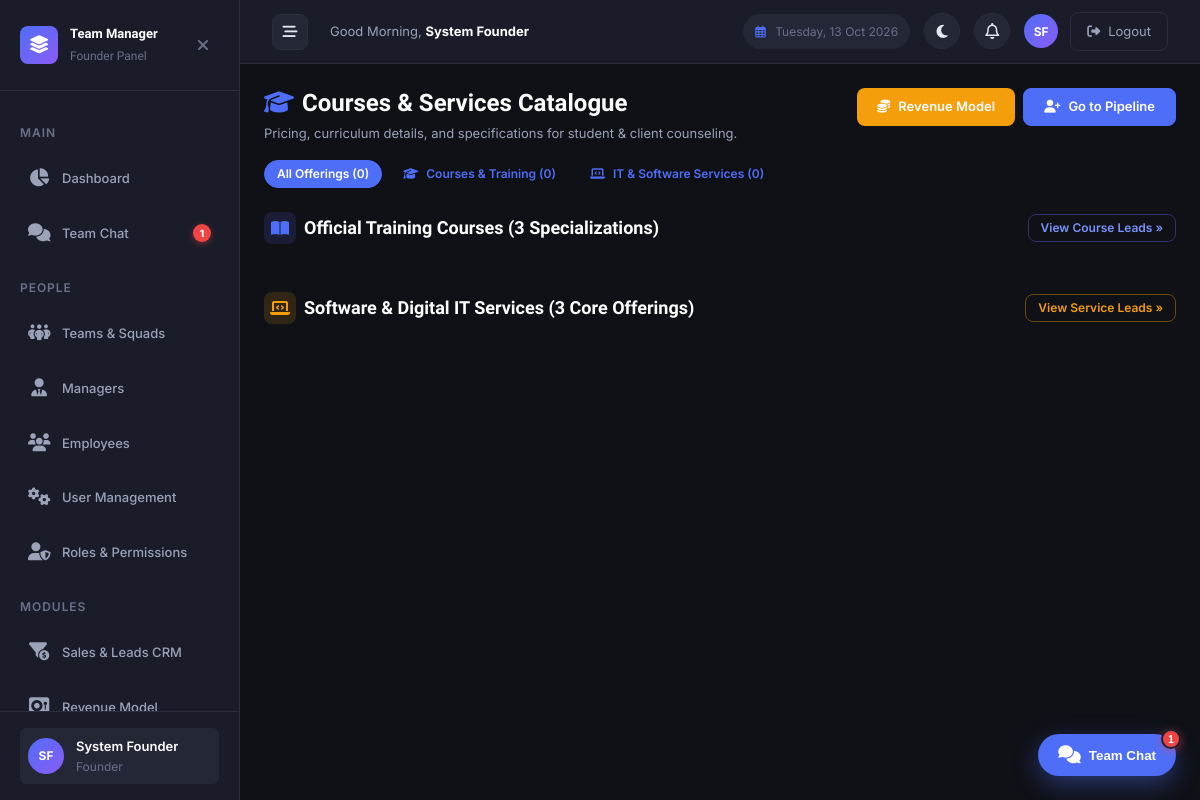
Before: /sales/offerings.php (signed in) with the older database file.
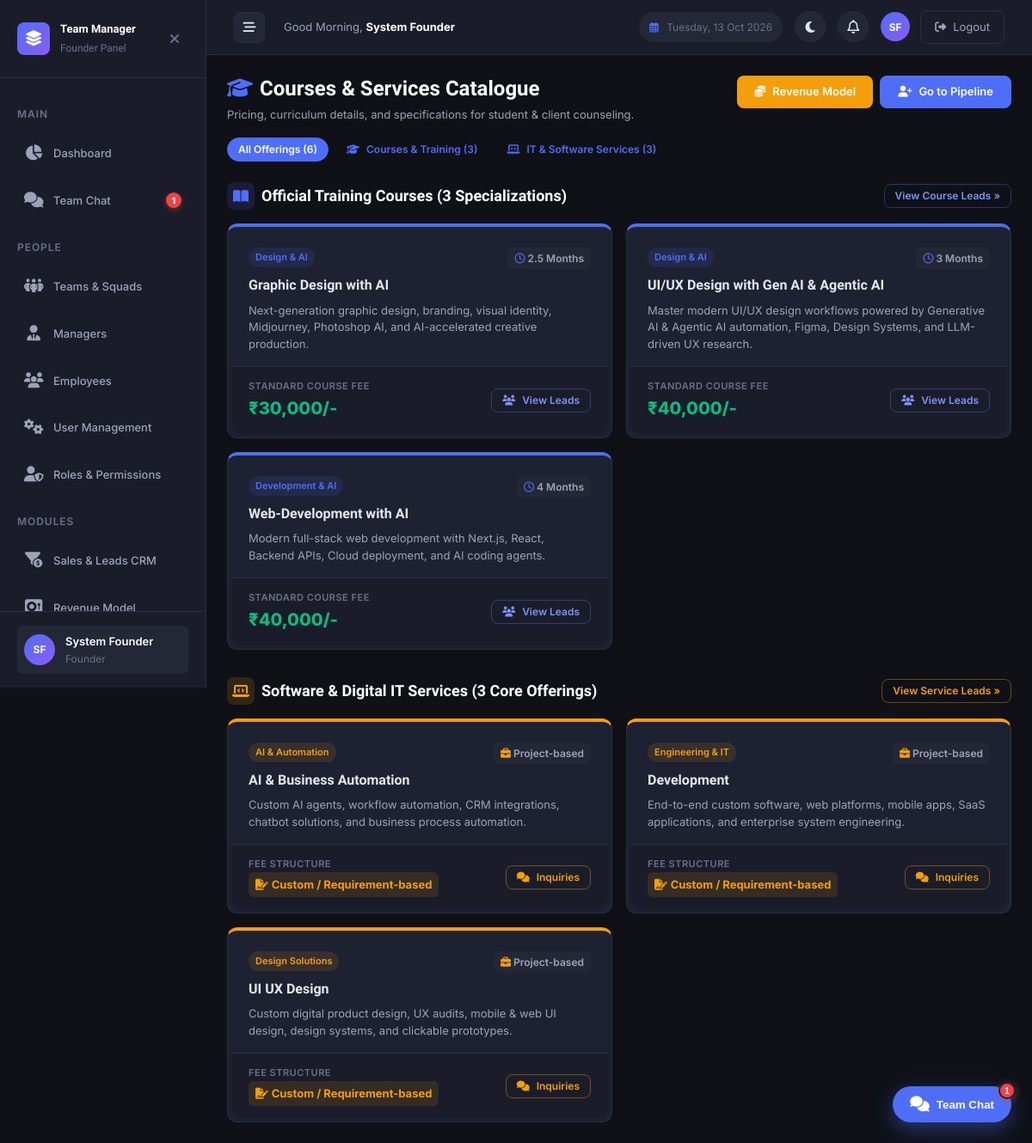
After: the same page with the newer database file.
### tables this page shows
CREATE TABLE `roles` (
  `id` int NOT NULL AUTO_INCREMENT,
  `name` varchar(100) NOT NULL,
  `slug` varchar(50) NOT NULL,
  `description` text,
  `base_role` varchar(50) NOT NULL DEFAULT 'employee',
  `is_system` tinyint(1) NOT NULL DEFAULT '0',
  `created_at` timestamp NULL DEFAULT CURRENT_TIMESTAMP,
  `updated_at` timestamp NULL DEFAULT CURRENT_TIMESTAMP ON UPDATE CURRENT_TIMESTAMP,
  PRIMARY KEY (`id`),
  UNIQUE KEY `uk_slug` (`slug`)
);

CREATE TABLE `course_services` (
  `id` int NOT NULL AUTO_INCREMENT,
  `name` varchar(150) NOT NULL,
  `type` enum('course','service') NOT NULL DEFAULT 'course',
  `category` varchar(100) DEFAULT 'General',
  `price` decimal(10,2) NOT NULL DEFAULT '0.00',
  `duration` varchar(50) DEFAULT NULL,
  `description` text,
  `status` enum('active','inactive') NOT NULL DEFAULT 'active',
  `created_at` timestamp NULL DEFAULT CURRENT_TIMESTAMP,
  `updated_at` timestamp NULL DEFAULT CURRENT_TIMESTAMP ON UPDATE CURRENT_TIMESTAMP,
  PRIMARY KEY (`id`),
  KEY `idx_type` (`type`),
  KEY `idx_status` (`status`)
);

### includes/auth.php (called while the page is built, shortened)
<?php
function isLoggedIn(): bool {
    return isset($_SESSION['user_id']) && !empty($_SESSION['user_id']);
}
function getCurrentUser(): ?array {
    return [
        'id' => $_SESSION['user_id'],
        'name' => $_SESSION['user_name'],
        'email' => $_SESSION['user_email'],
        'role' => $_SESSION['user_role']
    ];
}

### includes/functions.php (called while the page is built, shortened)
<?php
function e(mixed $value): string {
    return htmlspecialchars((string)$value, ENT_QUOTES, 'UTF-8');
}
function get(string $key, mixed $default = ''): mixed {
    return isset($_GET[$key]) ? sanitize($_GET[$key]) : $default;
}
function getAllRoles(): array {
    static $rolesCache = null;
    if ($rolesCache !== null) return $rolesCache;
    try {
        $db = getDB();
        $rolesCache = $db->query("SELECT * FROM roles ORDER BY is_system DESC, name ASC")->fetchAll();
    } catch (PDOException $e) {
        $rolesCache = [
            ['id' => 1, 'name' => 'Founder', 'slug' => 'founder', 'base_role' => 'founder', 'is_system' => 1],
            ['id' => 2, 'name' => 'Manager', 'slug' => 'manager', 'base_role' => 'manager', 'is_system' => 1],
            ['id' => 3, 'name' => 'HR', 'slug' => 'hr', 'base_role' => 'hr', 'is_system' => 1],
            ['id' => 4, 'name' => 'Employee', 'slug' => 'employee', 'base_role' => 'employee', 'is_system' => 1],
        ];
    }
    return $rolesCache;
}
function getRoleBaseType(?string $slug): string {
    $roles = getAllRoles();
    foreach ($roles as $r) {
        if ($r['slug'] === $slug) {
            return $r['base_role'] ?? 'employee';
        }
    }
    return $slug;
}
function countUnreadChatMessages(int $userId): int {
    try {
        $db = getDB();
        static $checkedColumn = false;
        if (!$checkedColumn) {
            try {
                $db->exec("ALTER TABLE chat_room_members ADD COLUMN last_read_message_id INT NOT NULL DEFAULT 0");
            } catch (Exception $e) {}
            try {
                $db->exec("INSERT IGNORE INTO chat_room_members (room_id, user_id) SELECT 1, id FROM users WHERE status = 'active'");
            } catch (Exception $e) {}
        }
        $stmt = $db->prepare("
            SELECT COUNT(*)
            FROM chat_messages m
            JOIN chat_room_members rm ON m.room_id = rm.room_id
            WHERE rm.user_id = ?
              AND m.sender_id != ?
              AND m.id > COALESCE(rm.last_read_message_id, 0)
        ");
        $stmt->execute([$userId, $userId]);
        return (int)$stmt->fetchColumn();
    } catch (PDOException $e) {
        return 0;
    }
}
function getCourseServicesList(?string $type = null): array {
    try {
        $db = getDB();
        if ($type) {
            $stmt = $db->prepare("SELECT * FROM course_services WHERE type = ? AND status = 'active' ORDER BY name ASC");
            $stmt->execute([$type]);
        } else {
            $stmt = $db->query("SELECT * FROM course_services WHERE status = 'active' ORDER BY type ASC, name ASC");
        }
        return $stmt ? $stmt->fetchAll() : [];
    } catch (Throwable $e) {
        return [];
    }
}

### includes/middleware.php (called while the page is built, shortened)
<?php
function requireRole(array $allowedRoles): void {
    $userRole = getUserRole();
    $baseRole = function_exists('getRoleBaseType') ? getRoleBaseType($userRole) : $userRole;
}

### sales/offerings.php (the view, shortened to what the rows shown need)
<?php
require_once __DIR__ . '/../includes/functions.php';
require_once __DIR__ . '/../includes/auth.php';
require_once __DIR__ . '/../includes/middleware.php';
requireRole([ROLE_SALES_COUNSELLOR, ROLE_FOUNDER, ROLE_MANAGER, ROLE_HR]);
$courses = getCourseServicesList('course');
$services = getCourseServicesList('service');
$typeFilter = get('type', 'all');
include __DIR__ . '/../includes/header.php';
?>
<div class="page-header" style="display: flex; justify-content: space-between; align-items: flex-start; flex-wrap: wrap; gap: var(--space-4); margin-bottom: var(--space-4);">
    <div>
        <h1 class="page-title"><i class="fa-solid fa-graduation-cap" style="color: var(--color-primary); margin-right: 8px;"></i>Courses & Services Catalogue</h1>
    </div>
</div>
<?php if ($typeFilter === 'all' || $typeFilter === 'courses'): ?>
<div style="margin-bottom: var(--space-8);">
    <div style="display: flex; align-items: center; justify-content: space-between; margin-bottom: var(--space-4);">
        <div style="display: flex; align-items: center; gap: 8px;">
            <h2 style="margin: 0; font-size: 18px; font-weight: 700;">Official Training Courses (3 Specializations)</h2>
        </div>
    </div>
    <div style="display: grid; grid-template-columns: repeat(auto-fill, minmax(300px, 1fr)); gap: var(--space-4);">
        <?php foreach ($courses as $c): ?>
            <div class="card fade-in" style="display: flex; flex-direction: column; justify-content: space-between; border-top: 4px solid var(--color-primary); position: relative;">
                <div>
                    <div style="display: flex; justify-content: space-between; align-items: flex-start; margin-bottom: 8px;">
                        <span class="badge badge-primary" style="font-size: 11px; padding: 4px 8px;"><?php echo e($c['category'] ?? 'Course'); ?></span>
                        <span style="font-size: 12px; font-weight: 600; color: var(--color-text-secondary); background: var(--color-bg-tertiary); padding: 3px 8px; border-radius: var(--radius-sm);">
                            <i class="fa-regular fa-clock" style="color: var(--color-primary);"></i> <?php echo e($c['duration'] ?? 'Flexible'); ?>
                        </span>
                    </div>
                    <h3 style="margin: 0 0 8px 0; font-size: 16px; font-weight: 700; color: var(--color-text-main); line-height: 1.4;"><?php echo e($c['name']); ?></h3>
                    <p style="margin: 0 0 16px 0; font-size: 13px; color: var(--color-text-secondary); line-height: 1.5;">
                        <?php echo e($c['description'] ?? 'Comprehensive professional training curriculum with real-world project portfolios.'); ?>
                    </p>
                </div>
                <div style="border-top: 1px solid var(--color-border); padding-top: 14px; display: flex; justify-content: space-between; align-items: center; background: var(--color-bg-secondary); margin: 0 -20px -20px -20px; padding: 14px 20px; border-bottom-left-radius: var(--radius-lg); border-bottom-right-radius: var(--radius-lg);">
                    <div>
                        <div style="font-size: 11px; color: var(--color-text-muted); text-transform: uppercase; font-weight: 600; letter-spacing: 0.5px;">Standard Course Fee</div>
                        <div style="font-size: 20px; font-weight: 800; color: #10b981;">₹<?php echo number_format($c['price']); ?>/-</div>
                    </div>
                    <a href="<?php echo BASE_URL; ?>/sales/leads.php?search=<?php echo urlencode($c['name']); ?>" class="btn btn-sm btn-outline-primary">
                        <i class="fa-solid fa-users"></i> View Leads
                    </a>
                </div>
            </div>
        <?php endforeach; ?>
    </div>
</div>
<?php endif; ?>
<?php if ($typeFilter === 'all' || $typeFilter === 'services'): ?>
<div>
    <div style="display: flex; align-items: center; justify-content: space-between; margin-bottom: var(--space-4);">
        <div style="display: flex; align-items: center; gap: 8px;">
            <h2 style="margin: 0; font-size: 18px; font-weight: 700;">Software & Digital IT Services (3 Core Offerings)</h2>
        </div>
    </div>
    <div style="display: grid; grid-template-columns: repeat(auto-fill, minmax(300px, 1fr)); gap: var(--space-4);">
        <?php foreach ($services as $s): ?>
            <div class="card fade-in" style="display: flex; flex-direction: column; justify-content: space-between; border-top: 4px solid #f59e0b; position: relative;">
                <div>
                    <div style="display: flex; justify-content: space-between; align-items: flex-start; margin-bottom: 8px;">
                        <span class="badge badge-warning" style="font-size: 11px; padding: 4px 8px;"><?php echo e($s['category'] ?? 'IT Service'); ?></span>
                        <span style="font-size: 12px; font-weight: 600; color: var(--color-text-secondary); background: var(--color-bg-tertiary); padding: 3px 8px; border-radius: var(--radius-sm);">
                            <i class="fa-solid fa-briefcase" style="color: #f59e0b;"></i> <?php echo e($s['duration'] ?? 'Project-based'); ?>
                        </span>
                    </div>
                    <h3 style="margin: 0 0 8px 0; font-size: 16px; font-weight: 700; color: var(--color-text-main); line-height: 1.4;"><?php echo e($s['name']); ?></h3>
                    <p style="margin: 0 0 16px 0; font-size: 13px; color: var(--color-text-secondary); line-height: 1.5;">
                        <?php echo e($s['description'] ?? 'Custom enterprise design, development, and digital scaling solutions.'); ?>
                    </p>
                </div>
                <div style="border-top: 1px solid var(--color-border); padding-top: 14px; display: flex; justify-content: space-between; align-items: center; background: var(--color-bg-secondary); margin: 0 -20px -20px -20px; padding: 14px 20px; border-bottom-left-radius: var(--radius-lg); border-bottom-right-radius: var(--radius-lg);">
                    <div>
                        <div style="font-size: 11px; color: var(--color-text-muted); text-transform: uppercase; font-weight: 600; letter-spacing: 0.5px;">Fee Structure</div>
                        <?php if ($s['price'] > 0): ?>
                            <div style="font-size: 18px; font-weight: 800; color: #10b981;">₹<?php echo number_format($s['price']); ?>/-</div>
                        <?php else: ?>
                            <div style="font-size: 13px; font-weight: 700; color: #f59e0b; display: inline-flex; align-items: center; gap: 4px; background: rgba(245, 158, 11, 0.12); padding: 4px 8px; border-radius: var(--radius-sm);">
                                <i class="fa-solid fa-file-signature"></i> Custom / Requirement-based
                            </div>
                        <?php endif; ?>
                    </div>
                    <a href="<?php echo BASE_URL; ?>/sales/leads.php?search=<?php echo urlencode($s['name']); ?>" class="btn btn-sm btn-outline-warning">
                        <i class="fa-solid fa-comments"></i> Inquiries
                    </a>
                </div>
            </div>
        <?php endforeach; ?>
    </div>
</div>
<?php endif; ?>
<?php include __DIR__ . '/../includes/footer.php'; ?>

### includes/sidebar.php (shortened to what the rows shown need)
<?php
$currentUser = getCurrentUser();
$userRole = $currentUser['role'] ?? '';
$baseRole = function_exists('getRoleBaseType') ? getRoleBaseType($userRole) : $userRole;
$sidebarChatUnread = isLoggedIn() ? countUnreadChatMessages((int)($currentUser['id'] ?? 0)) : 0;
$currentPage = basename($_SERVER['PHP_SELF'], '.php');
$currentDir = basename(dirname($_SERVER['PHP_SELF']));
function isActive(string $dir, string $page): string {
    global $currentDir, $currentPage;
    return ($currentDir === $dir && $currentPage === $page) ? ' active' : '';
}
?>
<aside class="sidebar" id="sidebar">
    <nav class="sidebar-nav">
        <?php if ($baseRole === ROLE_FOUNDER): ?>
            <a href="<?php echo BASE_URL; ?>/chat/index.php" class="sidebar-nav-item<?php echo isActive('chat', 'index'); ?>">
                <span class="nav-icon"><i class="fa-solid fa-comments"></i></span> Team Chat
                <span class="sidebar-chat-badge" style="display: <?php echo $sidebarChatUnread > 0 ? 'inline-flex' : 'none'; ?>;"><?php echo $sidebarChatUnread > 99 ? '99+' : $sidebarChatUnread; ?></span>
            </a>
        <?php endif; ?>
    </nav>
    <div class="sidebar-footer">
        <a href="<?php echo BASE_URL; ?>/profile.php" class="sidebar-user" style="text-decoration: none; display: flex; align-items: center; width: 100%; border-radius: var(--radius-sm); transition: background-color var(--transition-base); padding: var(--space-2);" onmouseover="this.style.backgroundColor='var(--color-bg-tertiary)'" onmouseout="this.style.backgroundColor='transparent'">
            <div class="sidebar-user-info">
                <div class="sidebar-user-name"><?php echo e($currentUser['name'] ?? 'User'); ?></div>
                <div class="sidebar-user-role"><?php echo ucwords(str_replace('_', ' ', e($userRole))); ?></div>
            </div>
        </a>
    </div>
</aside>

Changed rows visible on the page:
added course_services: category "Design & AI", duration "2.5 Months", name "Graphic Design with AI", description "Next-generation graphic design, branding, visual identity, Midjourney, Photoshop AI, and AI-accelerated creative production.", price "30,000", shown under "Official Training Courses (3 Specializations)"
added course_services: category "Design & AI", duration "3 Months", name "UI/UX Design with Gen AI & Agentic AI", description "Master modern UI/UX design workflows powered by Generative AI & Agentic AI automation, Figma, Design Systems, and LLM-driven UX research.", price "40,000", shown under "Official Training Courses (3 Specializations)"
added course_services: category "Development & AI", duration "4 Months", name "Web-Development with AI", description "Modern full-stack web development with Next.js, React, Backend APIs, Cloud deployment, and AI coding agents.", price "40,000", shown under "Official Training Courses (3 Specializations)"
added course_services: category "AI & Automation", duration "Project-based", name "AI & Business Automation", description "Custom AI agents, workflow automation, CRM integrations, chatbot solutions, and business process automation.", price 0 (drawn), shown under "Software & Digital IT Services (3 Core Offerings)"
added course_services: category "Engineering & IT", duration "Project-based", name "Development", description "End-to-end custom software, web platforms, mobile apps, SaaS applications, and enterprise system engineering.", price 0 (drawn), shown under "Software & Digital IT Services (3 Core Offerings)"
added course_services: category "Design Solutions", duration "Project-based", name "UI UX Design", description "Custom digital product design, UX audits, mobile & web UI design, design systems, and clickable prototypes.", price 0 (drawn), shown under "Software & Digital IT Services (3 Core Offerings)"
Other visible differences:
count($courses) + count($services): "0" → "6"
count($courses): "0" → "3"
count($services): "0" → "3"
